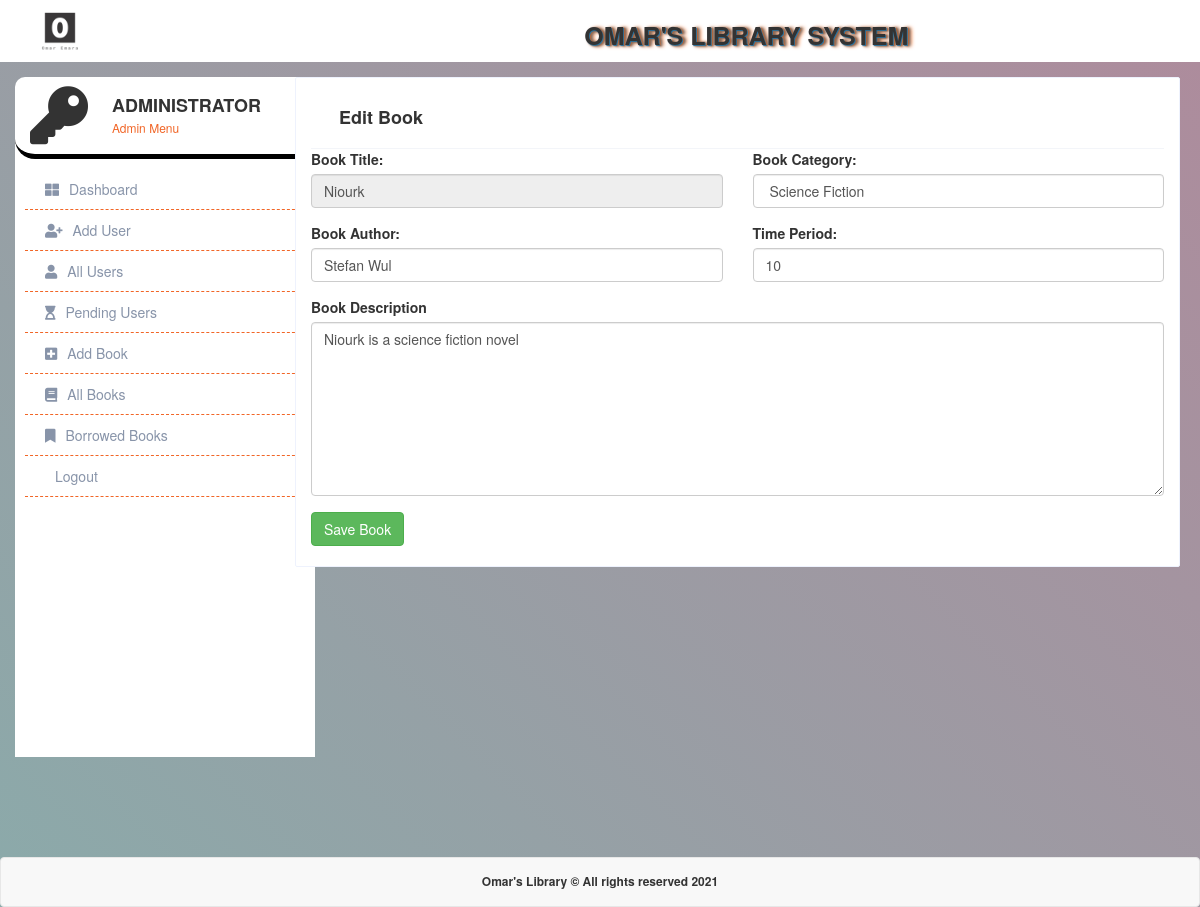
Screenshot of /admin-dashboard.php?menu=edit-book&id=1 (signed in) with the database file from the repository.
### tables this page shows
CREATE TABLE `book` (
  `book_id` int(11) NOT NULL,
  `book_title` varchar(50) NOT NULL,
  `book_description` varchar(200) NOT NULL,
  `book_category` varchar(50) NOT NULL,
  `book_author` varchar(60) NOT NULL,
  `date_publish` varchar(25) NOT NULL,
  `time_period` int(11) NOT NULL
);

### functions/main.php (called while the page is built, shortened)
<?php
function getAdminInfoByid($conn, $adminid){
		$sql = mysqli_query($conn, "SELECT * FROM admin WHERE admin_id='$adminid'");
		$rw = mysqli_fetch_array($sql);
		return $rw;
}
function getBookByid($conn, $bookid){
		$sql = mysqli_query($conn, "SELECT * FROM book WHERE book_id='$bookid'");
		$rw = mysqli_fetch_array($sql);
		return $rw;
}
?>

### includes/inc.edit-book.php (the view, shortened to what this page needs)
<div class="dashboard-caption col-lg-9 col-md-4">
<?php
    if(isset($_GET['id'])){
        $bookinfo = getBookByid($conn, $_GET['id']);
    }
?>
<form action="" method="post" enctype="multipart/form-data">
<div class="row">
    <div class="col-lg-12">
          <div class="dashboard-caption-header">
                <h4><i class="fa fa-pencil" aria-hidden="true"></i>Edit Book</h4>
            </div>
    </div>
    <div class="col-lg-6">
        <div class="card">
            <div class="card-body">
                <div class="form-group">
                   <label class = "control-label">Book Title:</label>
                        <input type = "text" class = "form-control" name="book_title" value="<?php echo $bookinfo['book_title']; ?>" placeholder="Book Title" required readonly/>
                </div>
                <div class="form-group">
                    <label class = "control-label">Book Author:</label>
                        <input type = "text" class = "form-control" name="book_author" value="<?php echo $bookinfo['book_author']; ?>" placeholder="Book Author" required/>
                </div>
            </div>
        </div>
    </div>
    <div class="col-lg-6">
        <div class="card">
            <div class="card-body">
               <div class="form-group">
                   <label class = "control-label">Book Category:</label>
                        <input type = "text" class = "form-control" name="book_category" value="<?php echo $bookinfo['book_category']; ?>" placeholder="Book Category" required/>
                </div>
                   <div class="form-group">
                   <label class = "control-label">Time Period:</label>
                        <input type = "number" class = "form-control" value="<?php echo $bookinfo['time_period']; ?>" name="time_period" placeholder="Time Period" required/>
                </div>
            </div>
        </div>
    </div>
    <div class="col-lg-12">
         <div class="card">
            <div class="card-body">
                 <div class="form-group">
                    <label>Book Description</label>
                    <div>
                        <textarea name="book_description" class="form-control summernote" rows="8"><?php echo $bookinfo['book_description']; ?></textarea>
                    </div>
                </div>
            </div>
        </div>
    </div>
    <div class="col-lg-12">
    </div>
    <div class="col-lg-12">
         <div class="card">
            <div class="card-body">
		      <input type="submit" name="save_user" class="btn btn-success mr-1" value="Save Book">
            </div>
        </div>
   	</div>
</div>
</form>
</div>

### includes/inc.admin-sidebar.php
<div class="col-lg-3 col-md-4">
	<div class="side-dashboard">
		<div class="dashboard-avatar">
			<div class="dashboard-avatar-thumb">
				<i class="fa fa-key" aria-hidden="true"></i>
			</div>
			<div class="dashboard-avatar-text">
					<?php $user = getAdminInfoByid($conn, $_SESSION['admin_id']);
						echo "<h4>".$user['firstname']."</h4>";
					?>
					<p style="text-transform:none;">Admin Menu</p>
			</div>
		</div>
		<?php
			if(isset($_GET['menu'])){
				$menu=$_GET['menu'];
			}
			?>
		<div class="dashboard-menu">
			<ul>
				<li class="<?php if($menu=='dashboard'){ echo "active"; } ?>"><a href="admin-dashboard.php?menu=dashboard"><i class="fas fa-th-large"></i>Dashboard</a></li>
				<li class="<?php if($menu=='add-user'){ echo "active"; } ?>"><a href="admin-dashboard.php?menu=add-user"><i class="fa fa-user-plus" aria-hidden="true" style="margin-right: 10px;"></i>Add User</a></li>
				<li class="<?php if($menu=='all-users'){ echo "active"; } ?>"><a href="admin-dashboard.php?menu=all-users"><i class="fa fa-user" aria-hidden="true"></i>All Users</a></li>
				<li class="<?php if($menu=='pending-users'){ echo "active"; } ?>"><a href="admin-dashboard.php?menu=pending-users"><i class="fa fa-hourglass-start" aria-hidden="true"></i>Pending Users</a></li>
				<li class="<?php if($menu=='add-book'){ echo "active"; } ?>"><a href="admin-dashboard.php?menu=add-book"><i class="fa fa-plus-square" aria-hidden="true"></i>Add Book</a></li>
				<li class="<?php if($menu=='all-books'){ echo "active"; } ?>"><a href="admin-dashboard.php?menu=all-books"><i class="fa fa-book" aria-hidden="true"></i>All Books</a></li>
				<li class="<?php if($menu=='borrowed-books'){ echo "active"; } ?>"><a href="admin-dashboard.php?menu=borrowed-books"><i class="fa fa-bookmark" aria-hidden="true"></i>Borrowed Books</a></li>
				<li class="<?php if($menu=='logout.php'){ echo "active"; } ?>"><a href="./logout.php"><i class="fa fa-sign-out" aria-hidden="true"></i>Logout</a></li>
			</ul>
		</div>
	</div>
</div>

### css/style.css (style rules this page uses)
body { background-image: linear-gradient(45deg, #8baaaa 0%, #ae8b9c 100%); }
.side-dashboard { width: 300px; border-top-left-radius: 10px; border-top-right-radius: 10px; background: #fff; padding: 2rem 0; padding-top: 3px; padding-right: 0px; padding-bottom: 2rem; padding-left: 0px; margin-top: 20px; min-height: 85vh; position: fixed; }
.dashboard-avatar { width: 100%; padding-top: 6px; padding-right: 10px; padding-bottom: 10px; padding-left: 10px; text-align: left; border-bottom: 5px solid black; border-radius: 20px; margin-bottom: 10px; }
.dashboard-avatar-thumb { display: inline; }
.dashboard-avatar-thumb i { font-size: 58px; margin-left: 5px; }
.dashboard-avatar-text { display: inline-block; vertical-align: top; margin-left: 20px; }
.dashboard-avatar-text p { text-transform: lowercase; font-size: 12px; color: rgb(241 101 38); margin-bottom: 0px; }
.dashboard-avatar-text h4 { font-size: 18px; text-transform: uppercase; font-weight: bold; margin-bottom: 3px; }
.dashboard-menu ul { padding-left: 10px; padding-right: 10px; }
.dashboard-menu ul li { list-style: none; padding: 0; margin: 0; }
.dashboard-menu ul li i { margin-right: 10px; }
.dashboard-menu ul li a { color: #8894a9; width: 100%; display: inline-block; padding: 1rem 0 1rem 2rem; border-bottom: 1px dashed #f16627; }
.dashboard-caption-header { display: flex; flex-wrap: wrap; align-items: center; padding: 2rem; border-bottom: 1px solid #f3f5f9; }
.dashboard-caption { background: #fff; border-radius: 2px; border: 1px solid #eef2fd; margin-top: 20px; padding-bottom: 20px; }
.dashboard-caption-header h4 { flex: 1; font-size: 18px; font-weight: bold; margin-bottom: 0; }

### rows the page displays
book: book_title "Niourk", book_author "Stefan Wul", book_category "Science Fiction", time_period "10", book_description "Niourk is a science fiction novel"

### other values shown
$user['firstname'] "ADMINISTRATOR"
